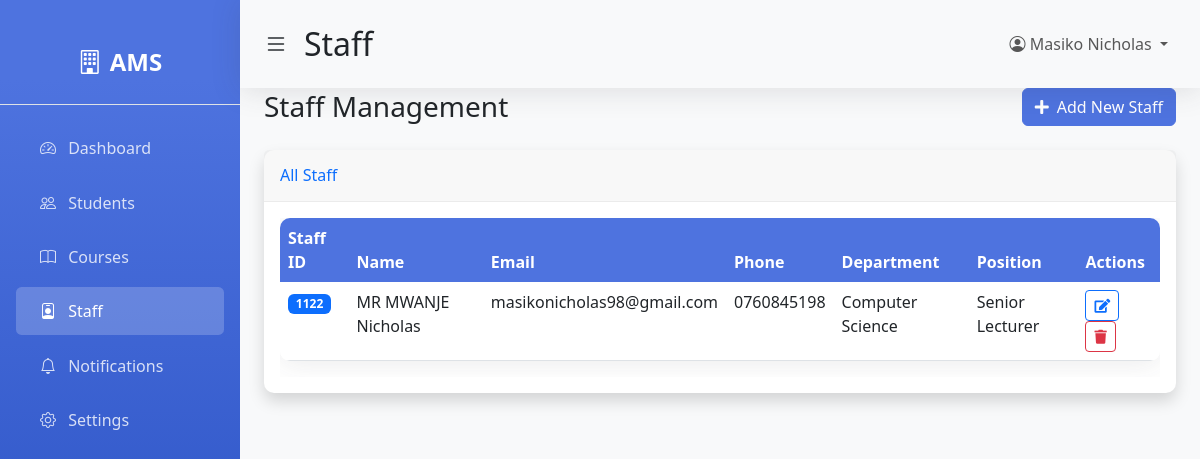
/staff.php (signed in), run on the app's committed database.
### tables this page shows
CREATE TABLE IF NOT EXISTS `staff` (
  `id` int NOT NULL AUTO_INCREMENT,
  `staff_id` varchar(20) NOT NULL,
  `user_id` int DEFAULT NULL,
  `first_name` varchar(50) NOT NULL,
  `last_name` varchar(50) NOT NULL,
  `gender` enum('Male','Female','Other') NOT NULL,
  `date_of_birth` date DEFAULT NULL,
  `email` varchar(100) DEFAULT NULL,
  `phone` varchar(20) DEFAULT NULL,
  `address` text,
  `department_id` int DEFAULT NULL,
  `position` varchar(100) DEFAULT NULL,
  `qualification` text,
  `date_joined` date DEFAULT NULL,
  `created_at` timestamp NULL DEFAULT CURRENT_TIMESTAMP,
  `updated_at` timestamp NULL DEFAULT CURRENT_TIMESTAMP ON UPDATE CURRENT_TIMESTAMP,
  PRIMARY KEY (`id`),
  UNIQUE KEY `staff_id` (`staff_id`),
  UNIQUE KEY `email` (`email`),
  KEY `user_id` (`user_id`),
  KEY `department_id` (`department_id`)
);

CREATE TABLE IF NOT EXISTS `departments` (
  `id` int NOT NULL AUTO_INCREMENT,
  `name` varchar(100) NOT NULL,
  `code` varchar(10) NOT NULL,
  `description` text,
  `created_at` timestamp NULL DEFAULT CURRENT_TIMESTAMP,
  PRIMARY KEY (`id`),
  UNIQUE KEY `code` (`code`)
);

### staff.php (the view, shortened to what this page needs)
<?php
$database = new Database();
$pdo = $database->getConnection();
$staff_stmt = $pdo->query("SELECT s.*, d.name as department_name FROM staff s LEFT JOIN departments d ON s.department_id = d.id ORDER BY s.first_name, s.last_name");
$staff_members = $staff_stmt->fetchAll();
?>
<!DOCTYPE html>
<html lang="en">
<head>
    <link href="https://cdn.jsdelivr.net/npm/bootstrap@5.3.0/dist/css/bootstrap.min.css" rel="stylesheet">
    <link rel="stylesheet" href="https://cdn.jsdelivr.net/npm/bootstrap-icons@1.10.0/font/bootstrap-icons.css">
    <link rel="stylesheet" href="https://cdnjs.cloudflare.com/ajax/libs/font-awesome/5.15.3/css/all.min.css">
    <link rel="stylesheet" href="assets/css/style.css">
</head>
<body>
    <div class="d-flex" id="wrapper">
        <div class="sidebar" id="sidebar-wrapper">
            <div class="sidebar-heading text-center py-4 fs-4 fw-bold text-uppercase border-bottom"><i class="bi bi-building me-2"></i>AMS</div>
            <div class="list-group list-group-flush my-3">
                <a href="dashboard.php" class="nav-link"><i class="bi bi-speedometer2"></i> Dashboard</a>
                <a href="students.php" class="nav-link"><i class="bi bi-people"></i> Students</a>
                <a href="courses.php" class="nav-link"><i class="bi bi-book"></i> Courses</a>
                <a href="staff.php" class="nav-link active"><i class="bi bi-person-badge"></i> Staff</a>
                <a href="notifications.php" class="nav-link"><i class="bi bi-bell"></i> Notifications</a>
                <a href="profile.php" class="nav-link"><i class="bi bi-gear"></i> Settings</a>
            </div>
        </div>
        <div id="page-content-wrapper">
            <nav class="navbar navbar-expand-lg navbar-light bg-transparent py-4 px-4">
                <div class="d-flex align-items-center">
                    <i class="bi bi-list fs-4 me-3" id="menu-toggle"></i>
                    <h2 class="fs-2 m-0">Staff</h2>
                </div>
                <div class="collapse navbar-collapse" id="navbarSupportedContent">
                    <ul class="navbar-nav ms-auto mb-2 mb-lg-0">
                        <li class="nav-item dropdown">
                            <a class="nav-link dropdown-toggle" href="#" id="navbarDropdown" role="button" data-bs-toggle="dropdown">
                                <i class="bi bi-person-circle"></i> <?php echo htmlspecialchars($_SESSION["username"]); ?>
                            </a>
                        </li>
                    </ul>
                </div>
            </nav>
            <div class="container-fluid px-4">
                <div class="d-flex justify-content-between align-items-center mb-4">
                    <h1 class="h3 mb-0">Staff Management</h1>
                    <button class="btn btn-primary" data-bs-toggle="modal" data-bs-target="#staffModal"><i class="fas fa-plus me-2"></i>Add New Staff</button>
                </div>
                <div class="card shadow mb-4">
                    <div class="card-header py-3"><h6 class="m-0 font-weight-bold text-primary">All Staff</h6></div>
                    <div class="card-body">
                        <div class="table-responsive">
                            <table class="table table-hover" id="staffTable">
                                <thead class="table-dark">
                                    <tr><th>Staff ID</th><th>Name</th><th>Email</th><th>Phone</th><th>Department</th><th>Position</th><th>Actions</th></tr>
                                </thead>
                                <tbody>
                                    <?php foreach ($staff_members as $staff): ?>
                                    <tr>
                                        <td><span class="badge bg-primary"><?php echo htmlspecialchars($staff['staff_id']); ?></span></td>
                                        <td><?php echo htmlspecialchars($staff['first_name'] . ' ' . $staff['last_name']); ?></td>
                                        <td><?php echo htmlspecialchars($staff['email']); ?></td>
                                        <td><?php echo htmlspecialchars($staff['phone'] ?? 'N/A'); ?></td>
                                        <td><?php echo htmlspecialchars($staff['department_name'] ?? 'N/A'); ?></td>
                                        <td><?php echo htmlspecialchars($staff['position']); ?></td>
                                        <td>
                                            <button class="btn btn-sm btn-outline-primary edit-btn me-1" data-id="<?php echo $staff['id']; ?>" data-bs-toggle="modal" data-bs-target="#staffModal"><i class="fas fa-edit"></i></button>
                                            <button class="btn btn-sm btn-outline-danger delete-btn" data-id="<?php echo $staff['id']; ?>" data-name="<?php echo htmlspecialchars($staff['first_name'] . ' ' . $staff['last_name']); ?>"><i class="fas fa-trash"></i></button>
                                        </td>
                                    </tr>
                                    <?php endforeach; ?>
                                </tbody>
                            </table>
                        </div>
                    </div>
                </div>
            </div>
        </div>
    </div>
</body>
</html>

### assets/css/style.css (style rules this page uses)
body { font-family: 'Segoe UI', Tahoma, Geneva, Verdana, sans-serif; background-color: #f8f9fa; }
.card { border: none; border-radius: 10px; box-shadow: 0 0.15rem 1.75rem 0 rgba(58, 59, 69, 0.15); transition: transform 0.3s ease, box-shadow 0.3s ease; }
.card-header { font-weight: 600; border-bottom: 1px solid rgba(0, 0, 0, 0.05); }
.navbar { box-shadow: 0 0.15rem 1.75rem 0 rgba(58, 59, 69, 0.15); }
.btn-primary { background-color: #4e73df; border-color: #4e73df; }
.table { background-color: #fff; border-radius: 10px; overflow: hidden; box-shadow: 0 0.15rem 1.75rem 0 rgba(58, 59, 69, 0.1); }
.table thead th { background-color: #4e73df; color: #fff; border: none; font-weight: 600; }
.sidebar { min-height: calc(100vh - 56px); background: #4e73df; background: linear-gradient(180deg, #4e73df 10%, #224abe 100%); color: #fff; padding: 20px 0; }
.sidebar .nav-link { color: rgba(255, 255, 255, 0.8); padding: 0.75rem 1.5rem; margin: 0.2rem 1rem; border-radius: 0.35rem; transition: all 0.3s; }
.sidebar .nav-link.active { color: #fff; background-color: rgba(255, 255, 255, 0.2); }
.sidebar .nav-link i { margin-right: 0.5rem; }
#wrapper { overflow-x: hidden; }
#sidebar-wrapper { min-height: 100vh; margin-left: -15rem; transition: margin 0.25s ease-out; }
#sidebar-wrapper .sidebar-heading { padding: 0.875rem 1.25rem; font-size: 1.2rem; }
#sidebar-wrapper .list-group { width: 15rem; }
#page-content-wrapper { min-width: 100vw; }
#menu-toggle { cursor: pointer; }
@media (min-width: 768px) { #sidebar-wrapper { margin-left: 0; } }
@media (min-width: 768px) { #page-content-wrapper { min-width: 0; width: 100%; } }

### data on the page
staff: staff "1122", first_name+last_name "MR MWANJE Nicholas", email "masikonicholas98@gmail.com", phone "0760845198", department.name "Computer Science", position "Senior Lecturer"

### other printed values
$_SESSION["username"] "Masiko Nicholas"
